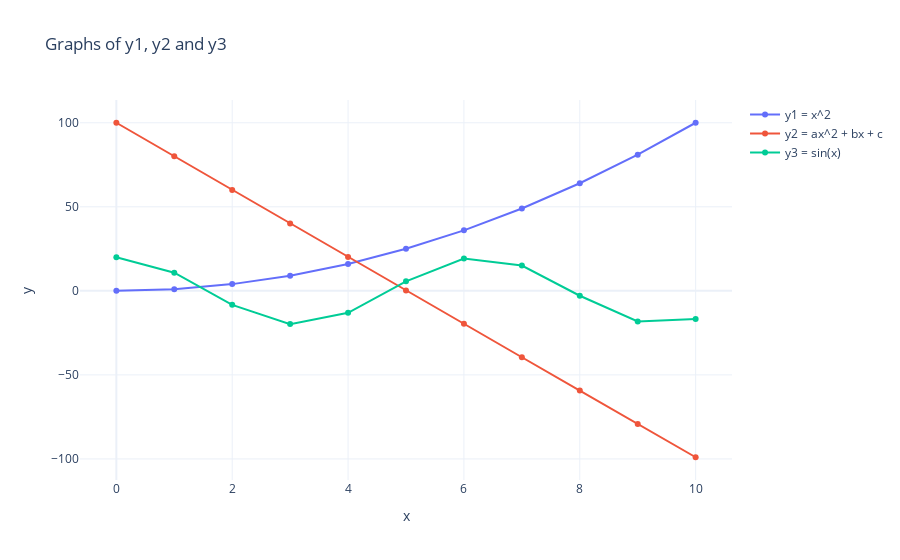

Here is the notebook cell this chart was saved with:
### Markdown cell above
You have an array of $x$ and 3 functions $f_i$ defining $y_i$. 
Complete the code below to have a good visualization. 

$$
\begin{array}{l}
x = 0, 1, 2, \dots, 10 \\
\\
y_1 = f_1(x) = x^2 \\
\\
y_2 = f_2(x) = 0.01x^2 - 20x + 100 \\
\\
y_3 = f_3(x) = \cos(x) \cdot 20
\end{array}
$$

Hints for what to do step by step (marked by `<...>` in the code): 

**data frame handling**
1. Define the missing functions $f_i$
2. Use the $y$ arrays created to create a data frame (e.g. column 'x' containing the x values etc.)
3. Print the sum of all columns of your result data frame in one print statement
4. Print the max of all columns of your result data frame


**plotting** 

5. `fig` is an empty plot. Add a traces for every column to visualize the results from your data frame
6. Change the layout of the plot to add titles to the x and y axes and use the pretter `template='plotly_white'`.

### Code cell
x = np.arange(0, 10 + 1, 1)

def f1(x):
    return x**2

def f2(x):
    return 0.01*x**2 -20*x + 100

def f3(x):
    return np.cos(x) * 20

y1 = f1(x)
y2 = f2(x)
y3 = f3(x)

df = pd.DataFrame({
    'x': x,
    'y1': y1, 
    'y2': y2,
    'y3': y3
})

print(f'sum(x): {df.x.sum()}  sum(y1): {df.y1.sum()}  sum(y2): {df.y2.sum()}  sum(y3): {df.y3.sum()}')  
print(f'max(x): {df.x.max()}  max(y1): {df.y1.max()}  max(y2): {df.y2.max()}  max(y3): {df.y3.max()}')  

fig = go.Figure()
fig.add_trace(go.Scatter(x=df['x'], y=df['y1'], mode='lines+markers', name='y1 = x^2'))
fig.add_trace(go.Scatter(x=df['x'], y=df['y2'], mode='lines+markers', name='y2 = ax^2 + bx + c'))
fig.add_trace(go.Scatter(x=df['x'], y=df['y3'], mode='lines+markers', name='y3 = sin(x)'))
fig.update_layout(title='Graphs of y1, y2 and y3', xaxis_title='x', yaxis_title='y', template='plotly_white')
fig.show()

### Figure 1 — Plotly figure (JSON) as saved in the notebook; plotly's stock layout.template omitted (floating-point values rounded to 4 significant figures)
{"data": [{"mode": "lines+markers", "name": "y1 = x^2", "type": "scatter", "x": [0, 1, 2, 3, 4, 5, 6, 7, 8, 9, 10], "y": [0, 1, 4, 9, 16, 25, 36, 49, 64, 81, 100]}, {"mode": "lines+markers", "name": "y2 = ax^2 + bx + c", "type": "scatter", "x": [0, 1, 2, 3, 4, 5, 6, 7, 8, 9, 10], "y": [100, 80.01, 60.04, 40.09, 20.16, 0.25, -19.64, -39.51, -59.36, -79.19, -99]}, {"mode": "lines+markers", "name": "y3 = sin(x)", "type": "scatter", "x": [0, 1, 2, 3, 4, 5, 6, 7, 8, 9, 10], "y": [20, 10.81, -8.323, -19.8, -13.07, 5.673, 19.2, 15.08, -2.91, -18.22, -16.78]}], "layout": {"title": {"text": "Graphs of y1, y2 and y3"}, "xaxis": {"title": {"text": "x"}}, "yaxis": {"title": {"text": "y"}}}}
